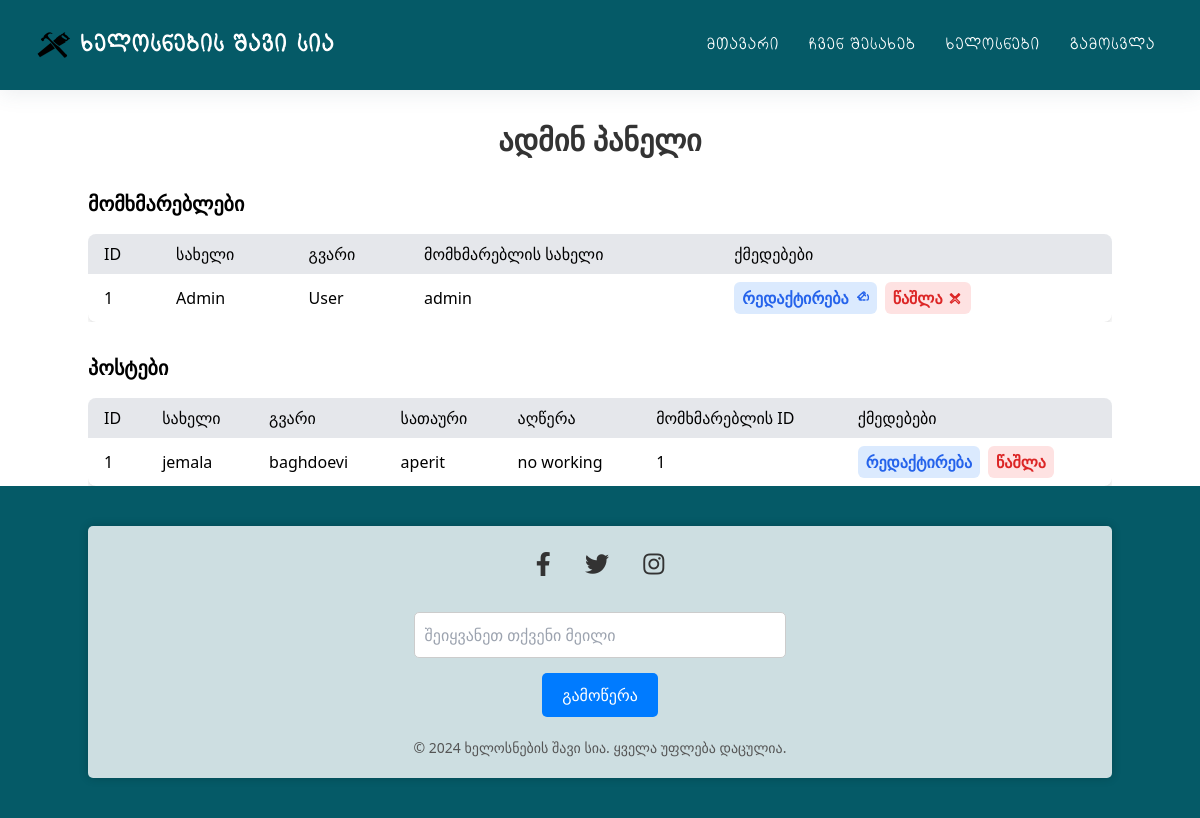
Page /admin (signed in) on the earlier database version.
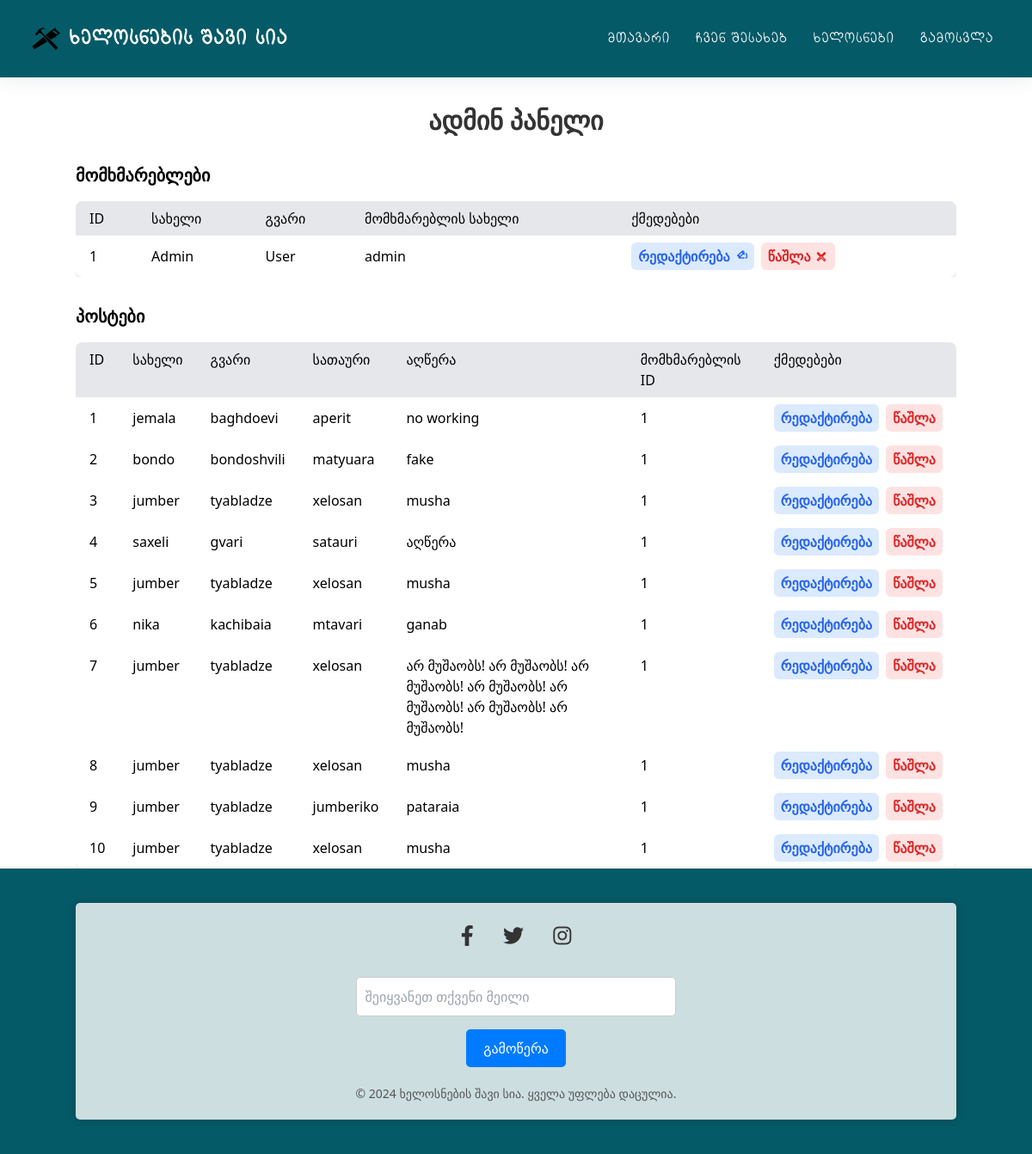
Same page on the later database version.
### main.py (models this page shows, shortened)
class Users(db.Model):
    __tablename__ = "users"
    id = db.Column(db.Integer, primary_key=True)
    name = db.Column(db.String(10), unique=False, nullable=False)
    surname = db.Column(db.String(30), unique=False, nullable=False)
    username = db.Column(db.String(30), unique=True, nullable=False)
    password = db.Column(db.String(128), nullable=False)
    is_admin = db.Column(db.Boolean, default=False, nullable=False)
    posts = db.relationship("Posts", backref="author", lazy=True)

class Posts(db.Model):
    __tablename__ = "posts"
    id = db.Column(db.Integer, primary_key=True)
    name = db.Column(db.String(10), unique=False, nullable=False)
    surname = db.Column(db.String(30), unique=False, nullable=False)
    title = db.Column(db.String(100), unique=False, nullable=False)
    content = db.Column(db.String(1000), unique=False, nullable=False)
    user_id = db.Column(db.Integer, db.ForeignKey("users.id"), nullable=False)

### main.py (the view)
@app.route("/admin")
@admin_required
def admin():
    users = Users.query.all()
    posts = Posts.query.all()
    return render_template(
        "admin.html", users=users, posts=posts, navigation_items=navigation_items
    )

### main.py (called while the page is built)
def admin_required(f):
    @wraps(f)
    def decorated_function(*args, **kwargs):
        if "username" not in session:
            flash("გთხოვთ ჯერ სისტემაში შეხვიდეთ.", "warning")
            return redirect(url_for("login"))
        user = Users.query.filter_by(username=session["username"]).first()
        if user is None:
            flash("მომხმარებელი არ მოიძებნა", "danger")
            return redirect(url_for("home"))
        if not user.is_admin:
            flash("დაშვებული არ არის", "danger")
            return redirect(url_for("home"))
        return f(*args, **kwargs)
    return decorated_function

### templates/admin.html (shortened to what this page needs)
{% extends "base.html" %}
{% block content %}
<div class="container mx-auto">
    <h2 class="text-3xl font-bold text-center my-8">ადმინ პანელი</h2>
    <section class="mb-8">
        <h3 class="text-xl font-bold mb-4">მომხმარებლები</h3>
        <div class="overflow-x-auto">
            <table class="min-w-full bg-white shadow-md rounded-lg overflow-hidden">
                <thead class="bg-gray-200 text-left">
                    <tr>
                        <th class="py-2 px-4">ID</th>
                        <th class="py-2 px-4">სახელი</th>
                        <th class="py-2 px-4">გვარი</th>
                        <th class="py-2 px-4">მომხმარებლის სახელი</th>
                        <th class="py-2 px-4">ქმედებები</th>
                    </tr>
                </thead>
                <tbody>
                    {% for user in users %}
                    <tr>
                        <td class="py-2 px-4">{{ user.id }}</td>
                        <td class="py-2 px-4">{{ user.name }}</td>
                        <td class="py-2 px-4">{{ user.surname }}</td>
                        <td class="py-2 px-4">{{ user.username }}</td>
                        <td class="py-2 px-4 flex space-x-2">
                            <a href="{{ url_for('edit_user', user_id=user.id) }}"
                                class="text-blue-600 hover:text-blue-800 px-2 py-1 rounded-md bg-blue-100 hover:bg-blue-200 flex items-center">
                                რედაქტირება
                            </a>
                            <a href="{{ url_for('delete_user', user_id=user.id) }}"
                                class="text-red-600 hover:text-red-800 px-2 py-1 rounded-md bg-red-100 hover:bg-red-200 flex items-center">
                                წაშლა
                            </a>
                        </td>
                    </tr>
                    {% endfor %}
                </tbody>
            </table>
        </div>
    </section>
    <section>
        <h3 class="text-xl font-bold mb-4">პოსტები</h3>
        <div class="overflow-x-auto">
            <table class="min-w-full bg-white shadow-md rounded-lg overflow-hidden">
                <thead class="bg-gray-200 text-left">
                    <tr>
                        <th class="py-2 px-4">ID</th>
                        <th class="py-2 px-4">სახელი</th>
                        <th class="py-2 px-4">გვარი</th>
                        <th class="py-2 px-4">სათაური</th>
                        <th class="py-2 px-4">აღწერა</th>
                        <th class="py-2 px-4">მომხმარებლის ID</th>
                        <th class="py-2 px-4">ქმედებები</th>
                    </tr>
                </thead>
                <tbody>
                    {% for post in posts %}
                    <tr>
                        <td class="py-2 px-4">{{ post.id }}</td>
                        <td class="py-2 px-4">{{ post.name }}</td>
                        <td class="py-2 px-4">{{ post.surname }}</td>
                        <td class="py-2 px-4">{{ post.title }}</td>
                        <td class="py-2 px-4">{{ post.content }}</td>
                        <td class="py-2 px-4">{{ post.user_id }}</td>
                        <td class="py-2 px-4 flex space-x-2">
                            <a href="{{ url_for('edit_post', post_id=post.id) }}"
                                class="text-blue-600 hover:text-blue-800 px-2 py-1 rounded-md bg-blue-100 hover:bg-blue-200">რედაქტირება</a>
                            <a href="{{ url_for('delete_post', post_id=post.id) }}"
                                class="text-red-600 hover:text-red-800 px-2 py-1 rounded-md bg-red-100 hover:bg-red-200">წაშლა</a>
                        </td>
                    </tr>
                    {% endfor %}
                </tbody>
            </table>
        </div>
    </section>
</div>
{% endblock %}

### templates/base.html (shortened to what this page needs)
<!DOCTYPE html>
<html lang="en">
<head>
    <link rel="stylesheet" type="text/css" href="{{ url_for('static', filename='style/reset.css') }}">
    <link rel="stylesheet" type="text/css" href="{{ url_for('static', filename='style/output.css') }}">
    <link rel="stylesheet" type="text/css" href="{{ url_for('static', filename='style/main.css') }}">
    <link rel="stylesheet" type="text/css" href="{{ url_for('static', filename='style/fonts.css') }}">
    <link rel="stylesheet" type="text/css" href="{{ url_for('static', filename='style/responsive.css') }}">
    <link rel="stylesheet" href="https://cdnjs.cloudflare.com/ajax/libs/font-awesome/5.15.3/css/all.min.css">
</head>
<body>
    <header class="header">
        <nav>
            <div class="logo">
                <a href="/"><img class="main_logo" src="{{ url_for('static', filename='images/logo.png') }}" alt="ლოგო">
                    ხელოსნების შავი სია</a>
            </div>
            <ul class="menu">
                {% for item in navigation_items %}
                <li><a href="{{ item.url }}">{{ item.label }}</a></li>
                {% endfor %}
                {% if not session.username %}
                <li><a href="{{ url_for('login') }}">შესვლა</a></li>
                <li><a href="{{ url_for('register') }}">რეგისტრაცია</a></li>
                {% else %}
                <li><a href="{{ url_for('logout') }}">გამოსვლა</a></li>
                {% endif %}
            </ul>
        </nav>
    </header>
    {% block content %}{% endblock %}
    {% block footer %}
    {% include "footer.html" %}
    {% endblock %}
</body>
</html>

### templates/footer.html
<footer class="footer">
    <div class="container mx-auto footer-container">
        <div class="footer-content">
            <div class="social-icons">
                <a href="#" target="_blank" class="social-icon"><i class="fab fa-facebook-f"></i></a>
                <a href="#" target="_blank" class="social-icon"><i class="fab fa-twitter"></i></a>
                <a href="#" target="_blank" class="social-icon"><i class="fab fa-instagram"></i></a>
            </div>
            <div class="subscribe">
                <input type="email" placeholder="შეიყვანეთ თქვენი მეილი" class="subscribe-input">
                <button class="subscribe-btn">გამოწერა</button>
            </div>
            <p class="footer-text">© 2024 ხელოსნების შავი სია. ყველა უფლება დაცულია.</p>
        </div>
    </div>
</footer>

### static/style/main.css (style rules this page uses)
:root { --shss: #055a67; }
* { padding: 0; margin: 0; box-sizing: border-box; font-family: sans-serif; text-decoration: none; list-style: none; }
.header { position: sticky; top: 0; width: 100%; box-shadow: 0 4px 20px hsla(207, 24%, 35%, 0.1); background-color: #055a67; z-index: 1; }
nav { display: flex; justify-content: space-between; align-items: center; padding: 20px 30px; }
.logo a { display: flex; align-items: center; font-family: "ALK Life", sans-serif; font-size: 24px; font-weight: bold; color: #fff; }
.menu { display: flex; justify-content: center; align-items: center; }
.menu a { display: block; font-family: "ALK Life", sans-serif; padding: 7px 15px; font-size: 17px; font-weight: 500; transition: 0.2s all ease-in-out; color: #fff; }
.main_logo { width: 50px; }
* { font-family: Nunito, sans-serif; }
* { box-sizing: border-box; }
img { vertical-align: middle; }
*, *::before, *::after { box-sizing: border-box; }
.footer-container { box-shadow: 0 0 10px rgba(0, 0, 0, 0.2); background-color: rgba(255, 255, 255, 0.8); padding: 20px; border-radius: 5px; text-align: center; display: flex; flex-direction: column; align-items: center; }
h2 { margin-bottom: 20px; font-size: 35px; font-weight: bolder; color: #333; }
input { padding: 10px; margin-bottom: 15px; border: 1px solid #ccc; border-radius: 3px; width: 30%; }
.footer input { width: 100%; }
a { text-decoration: none; color: var(--shss); font-weight: bold; }
.footer { background-color: var(--shss); color: #333; padding: 40px 0; text-align: center; }
.footer-content { max-width: 1200px; margin: 0 auto; padding: 0 20px; }
.social-icons { margin-bottom: 30px; }
.social-icon { display: inline-block; margin: 0 15px; font-size: 24px; color: #333; transition: transform 0.3s ease-in-out; }
.subscribe { align-items: center; max-width: 400px; margin: 0 auto; margin-top: 20px; }
.subscribe-input { flex: 1; padding: 10px; border: 1px solid #ccc; border-radius: 5px; }
.subscribe-btn { background-color: #007bff; color: #fff; padding: 10px 20px; border: none; border-radius: 5px; cursor: pointer; transition: background-color 0.3s ease-in-out; }
.footer-text { margin-top: 20px; font-size: 14px; color: #555; }

Differences in the rows shown:
added Posts: id "2", name "bondo", surname "bondoshvili", title "matyuara", content "fake", user_id "1"
added Posts: id "3", name "jumber", surname "tyabladze", title "xelosan", content "musha", user_id "1"
added Posts: id "4", name "saxeli", surname "gvari", title "satauri", content "აღწერა", user_id "1"
added Posts: id "5", name "jumber", surname "tyabladze", title "xelosan", content "musha", user_id "1"
added Posts: id "6", name "nika", surname "kachibaia", title "mtavari", content "ganab", user_id "1"
added Posts: id "7", name "jumber", surname "tyabladze", title "xelosan", content "არ მუშაობს! არ მუშაობს! არ მუშაობს! არ მუშაობს! არ მუშაობს! არ მუშაობს! არ მუშაობს!", user_id "1"
added Posts: id "8", name "jumber", surname "tyabladze", title "xelosan", content "musha", user_id "1"
added Posts: id "9", name "jumber", surname "tyabladze", title "jumberiko", content "pataraia", user_id "1"
added Posts: id "10", name "jumber", surname "tyabladze", title "xelosan", content "musha", user_id "1"
